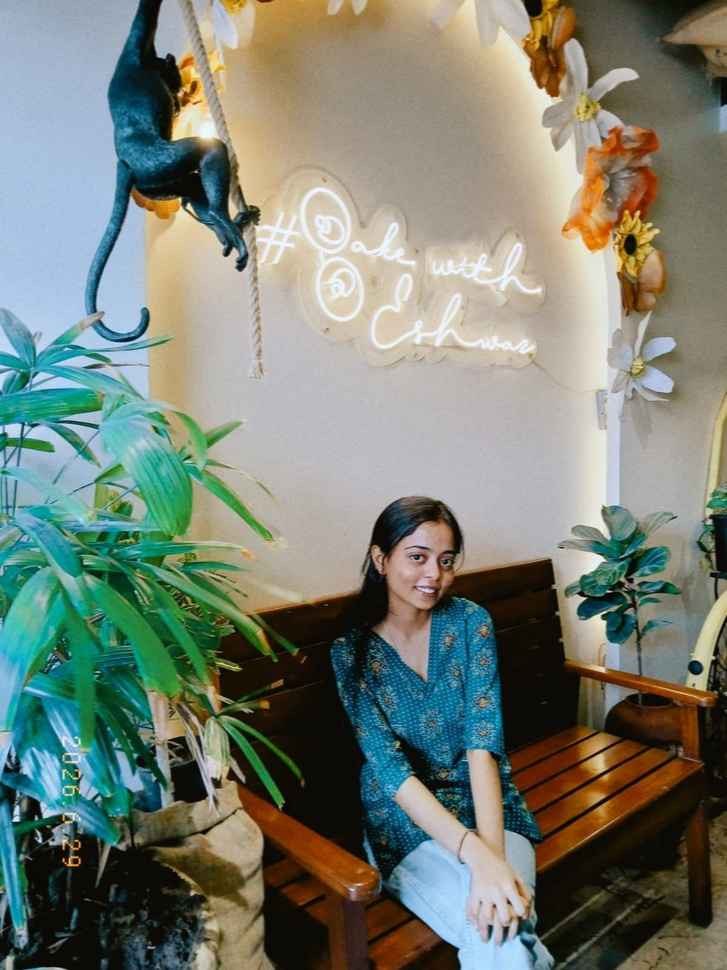
#> input picture input/image.jpeg, 727 x 970 px, shrunk from 1200 x 1600 before the run
$ python -i edge_detector.py   (imports and definitions only)
#> lines starting #> are read from the running program, lines starting #| are printed output that depends on the picture
#> further down, picture is the input picture: shape (970, 727, 3); mean B, G, R 115.5, 127.6, 119.6
import cv2


def detect_edges(image):
    gray_image = cv2.cvtColor(
        image,
        cv2.COLOR_BGR2GRAY
    )
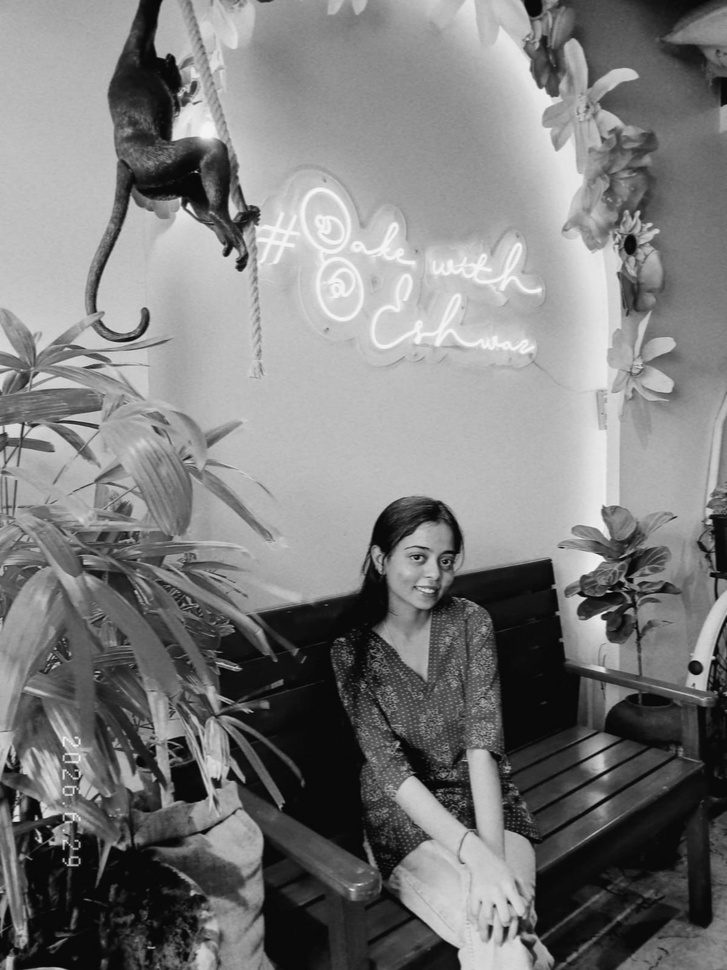
#> gray_image: shape (970, 727); min 1, max 248, mean 123.8

    blurred_image = cv2.GaussianBlur(
        gray_image,
        (5, 5),
        0
    )

    edges = cv2.Canny(
        blurred_image,
        50,
        150
    )
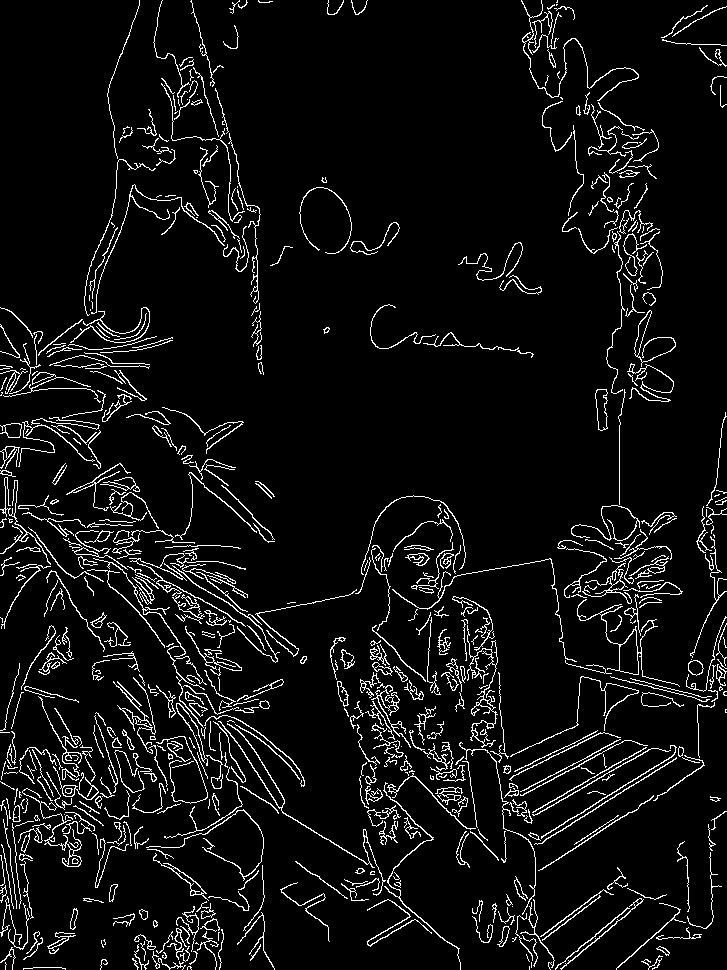
#> edges: shape (970, 727); 6.4% white in thin lines or dots

    return edges

>>> import cv2
>>> picture = cv2.imread('../input/image.jpeg')
>>> result = detect_edges(picture)

$ run again, on input/test.jpg
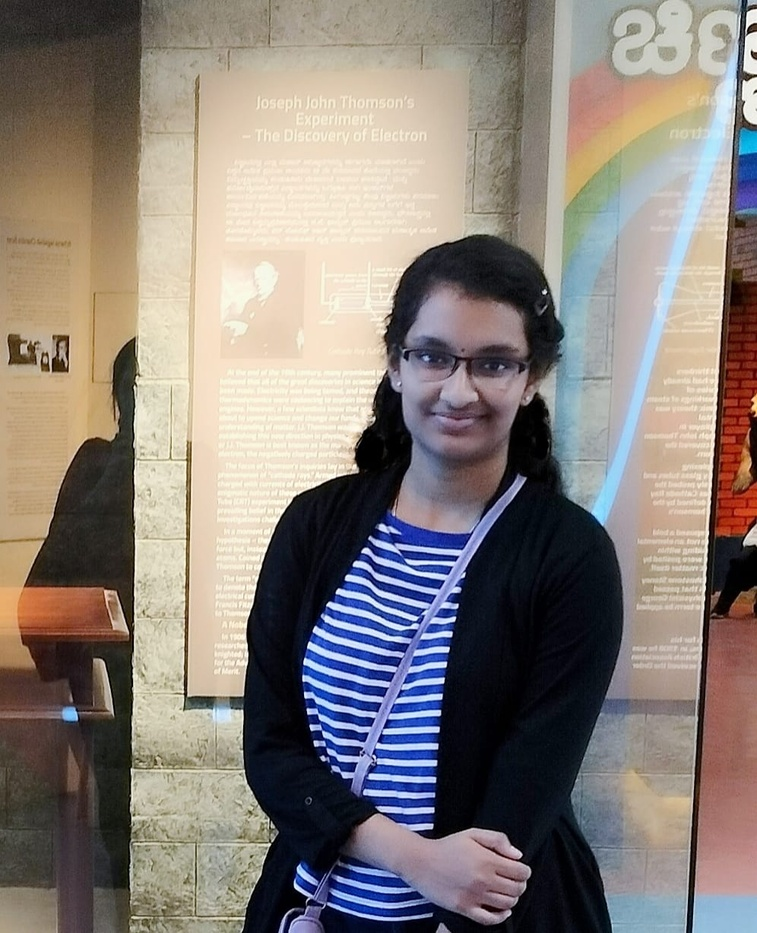
#> input picture input/test.jpg, 757 x 933 px, shrunk from 996 x 1228 before the run
#> picture is the input picture: shape (933, 757, 3); mean B, G, R 121.3, 127, 135.6
#> in detect_edges, `gray_image = cv2.cvtColor( image, cv2.COLOR_BGR2GRAY )`:
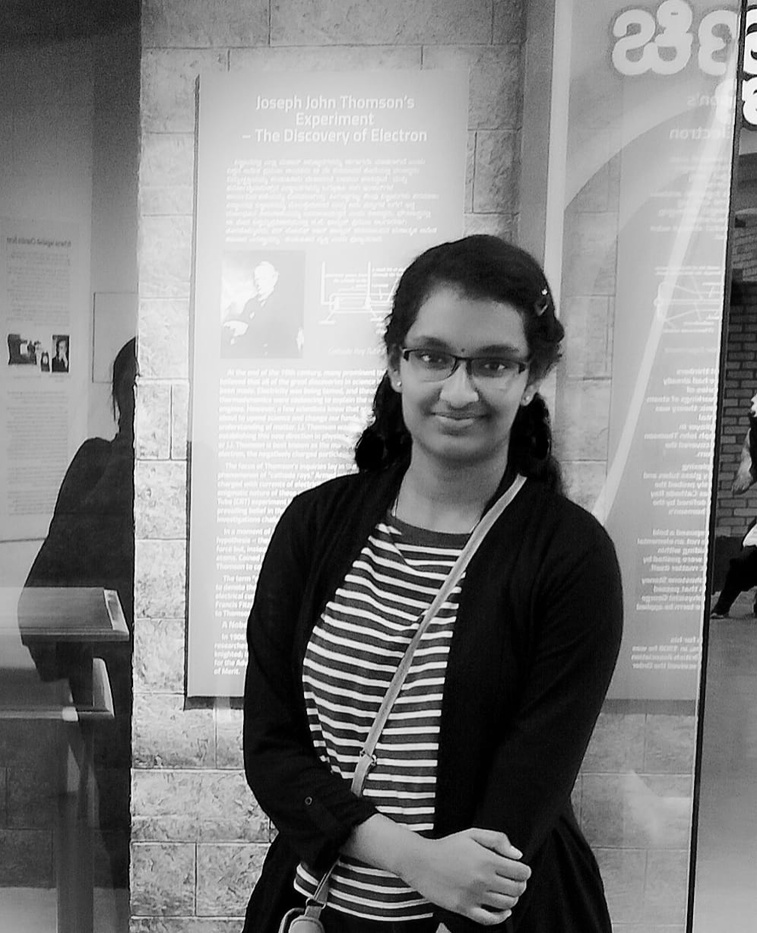
#> gray_image: shape (933, 757); min 0, max 255, mean 128.9
#> in detect_edges, `edges = cv2.Canny( blurred_image, 50, 150 )`:
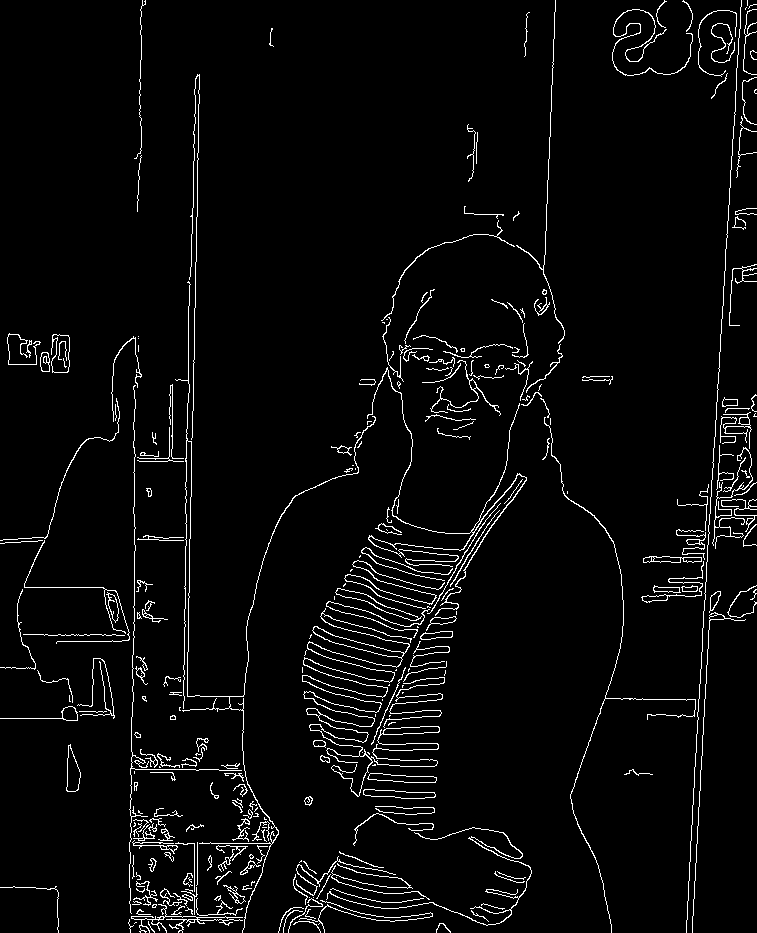
#> edges: shape (933, 757); 3.7% white in thin lines or dots
